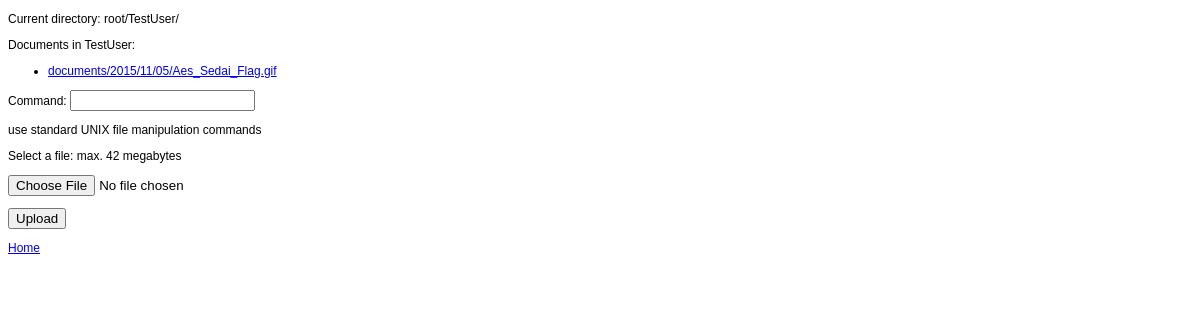
The page /list/ (signed in) on the database as committed earlier.
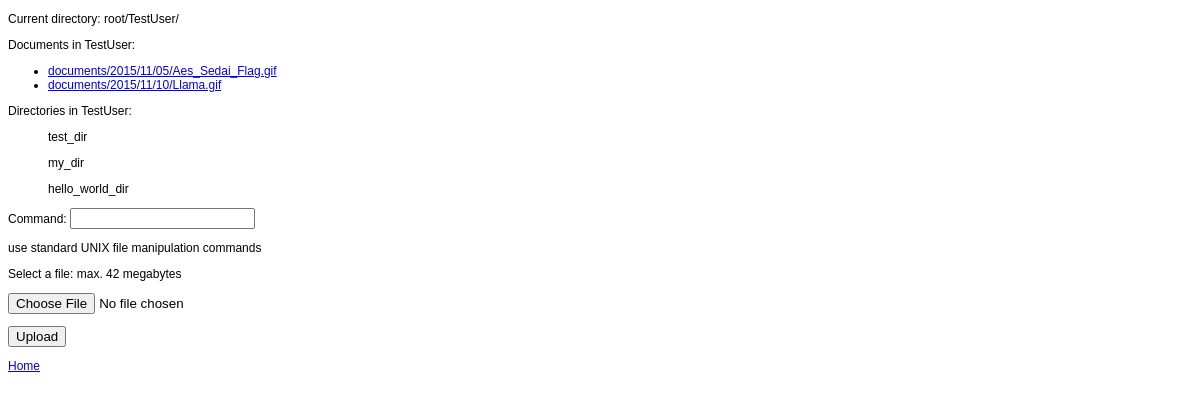
The same page on the database as committed later.
### myapplication/models.py (models this page shows)
class Dct(models.Model):
    dctParent = models.ForeignKey('self', null=True)
    stName = models.CharField(validators=[validate_dct_stName], max_length=80) # TODO: MK: why 80? No idea
    owner = models.ForeignKey(User, null=True)

class Document(models.Model):
    docfile = models.FileField(upload_to='documents/%Y/%m/%d')
    dct = models.ForeignKey(Dct, null=True)
    owner = models.ForeignKey(User, null=True)

### myapplication/views.py (the view)
# urls.py: url(r'^list/$', 'list', name='list'),
def list(request):
    global dctCurr
    if request.user.is_authenticated():
        if dctCurr is None:
            dctCurr = get_home_dct_from_user(request.user)
        if request.method == 'POST':
            if 'docfile' in request.FILES:
                docform = DocumentForm(request.POST, request.FILES)
                if docform.is_valid():
                    newdoc = Document(docfile = request.FILES['docfile'], owner=request.user, dct=dctCurr)
                    newdoc.save()
                    return HttpResponseRedirect(reverse('myapplication.views.list'))
            elif 'command' in request.POST:
                cliform = CLIForm(request.POST)
                if cliform.is_valid():
                    rgwrd = request.POST['command'].split(' ')
                    shell(rgwrd, request)
                    return HttpResponseRedirect(reverse('myapplication.views.list'))
        else:
            docform = DocumentForm() # A empty, unbound form
            cliform = CLIForm()
        documents = Document.objects.filter(dct=dctCurr)
        rgdct = Dct.objects.filter(dctParent=dctCurr)
        return render_to_response(
            'myapplication/list.html',
            {'documents': documents, 'rgdct': rgdct, 'docform': docform, 'cliform': cliform, 'dctCurr' : dctCurr, 'path': pathFromDct(dctCurr)},
            context_instance=RequestContext(request)
        )
    else:
        return render(request, 'myapplication/auth.html')

### myapplication/forms.py
class DocumentForm(forms.Form):
	docfile = forms.FileField(label='Select a file', help_text='max. 42 megabytes')

class CLIForm(forms.Form):
	command = forms.CharField(label='Command', max_length=100, help_text='use standard UNIX file manipulation commands')

### myapplication/views.py (called while the page is built)
def pathFromDct(dct):
    path = ""
    while dct is not None:
        path = dct.stName + "/" + path
        dct = dct.dctParent
    path = "root/" + path
    return path

def get_home_dct_from_user(user):
    dct_name = user.username
    dct = Dct.objects.get(owner=user, stName=dct_name)
    return dct

### myapplication/templates/myapplication/list.html (shortened to what this page needs)
<!DOCTYPE html>
<html>
    <head>
    </head>
    <body>
      <p>Current directory: {{path}}</p>
    {% if documents %}
        <p>Documents in {{dctCurr.stName}}:</p>
        <ul>
        {% for document in documents %}
            <li><a href="{{ document.docfile.url }}">{{ document.docfile.name }}</a></li>
        {% endfor %}
        </ul>
    {% endif %}
    {% if rgdct %}
	<p>Directories in {{dctCurr.stName}}:</p>
        <ul>
        {% for dct in rgdct %}
            <p>{{dct.stName}}</p>
        {% endfor %}
        </ul>
    {% endif %}
	<form action="{% url 'list' %}" method="post">
    	  <p>{{cliform.command.label_tag}} {{ cliform.command }}</p>
	  <p>{{cliform.command.help_text}}</p>
	</form>
        <form action="{% url 'list' %}" method="post" enctype="multipart/form-data">
            <p>{{ docform.docfile.label_tag }} {{ docform.docfile.help_text }}</p>
            <p>
                {{ docform.docfile }}
            </p>
            <p><input type="submit" value="Upload" /></p>
            <a href="{% url 'home' %}">Home</a>
        </form>
    </body>
</html>

### myapplication/templates/myapplication/list.html (style rules this page uses)
body { font-family:Arial,Helvetica,sans-serif; font-size: 12px; }

Rows that differ between the two databases and show on the page:
shown differently, row unchanged: Dct "TestUser": stName (not shown) → "TestUser"
added Document: docfile.name "documents/2015/11/10/Llama.gif"
added Dct: stName "test_dir"
added Dct: stName "my_dir"
added Dct: stName "hello_world_dir"
Other text that changed with them:
text now shown: "Directories in :"
